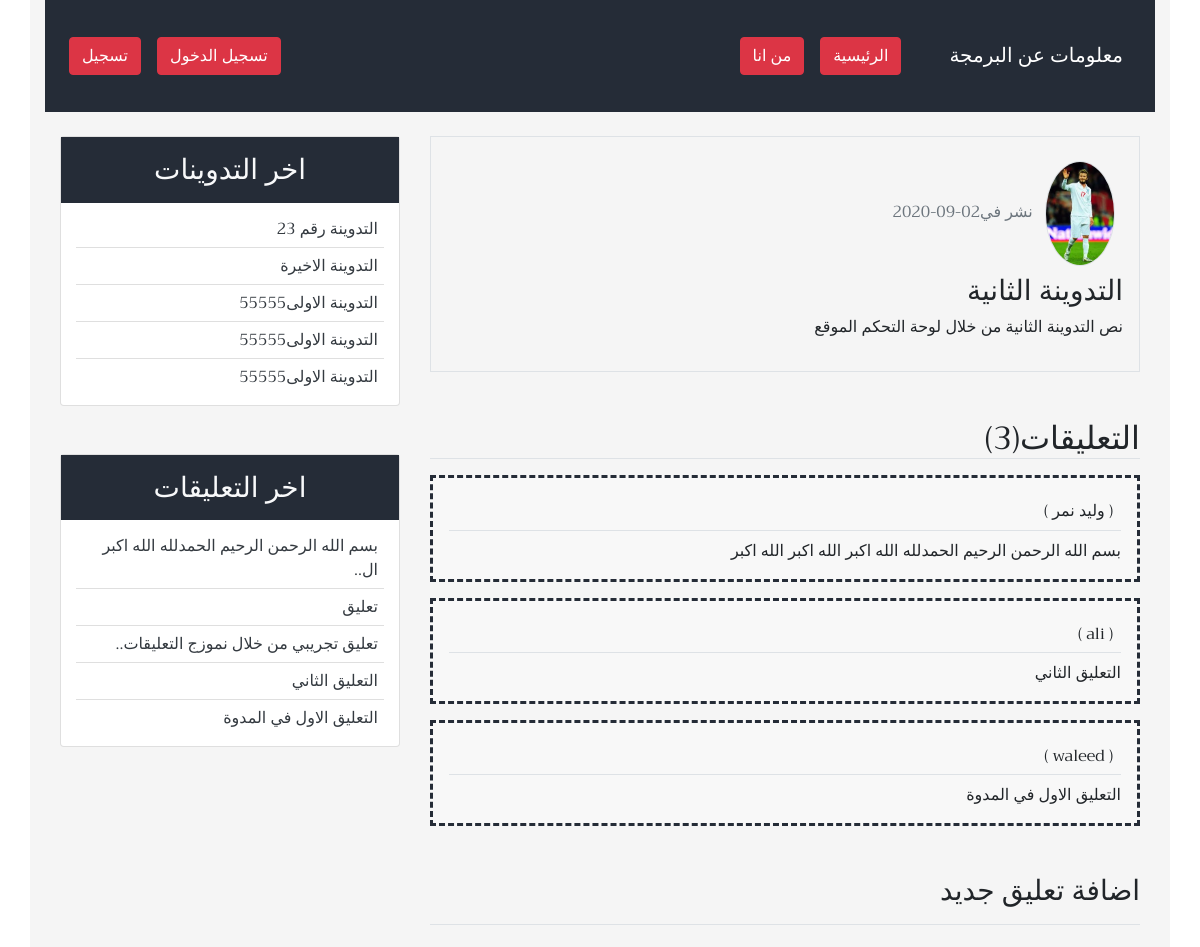
The page /detail/2/ (upper part) on the database as committed earlier.
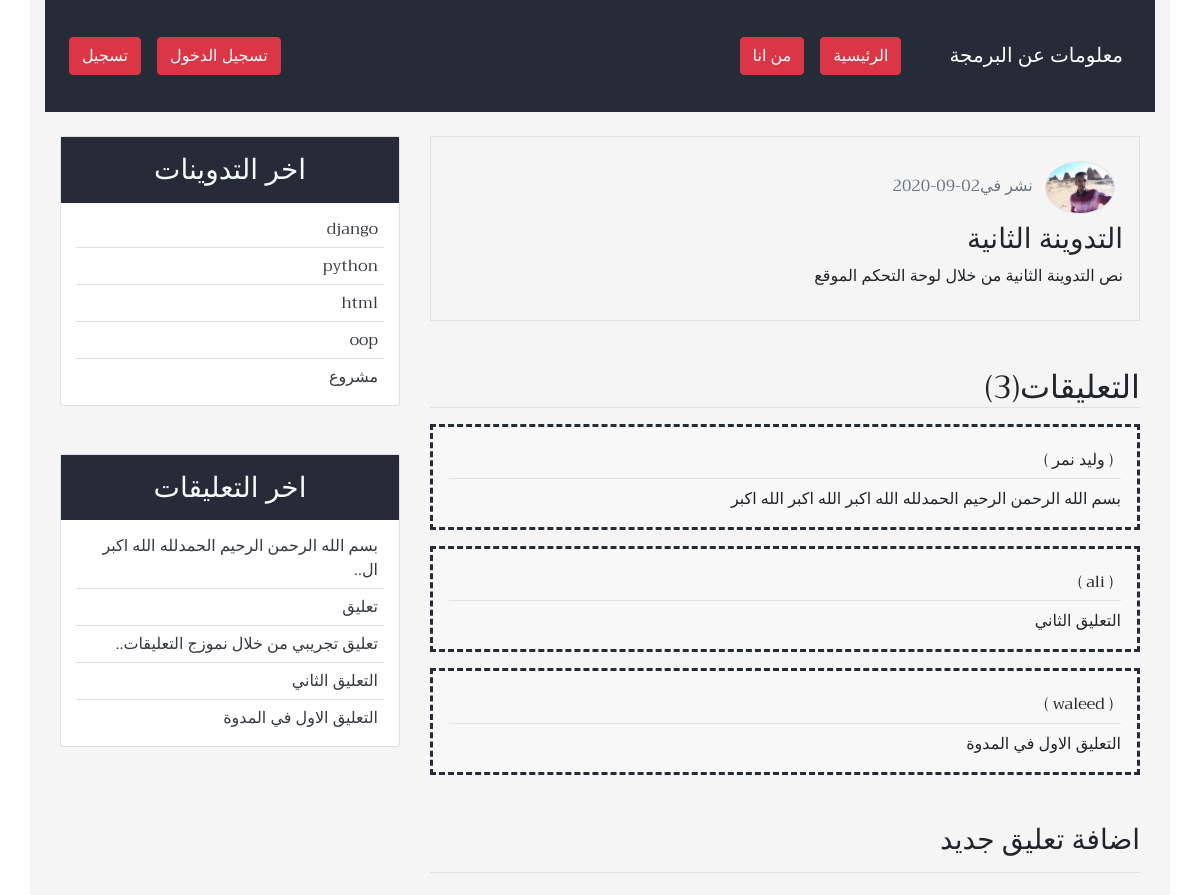
The same page on the database as committed later.
### blog/models.py (models this page shows, shortened)
class Post(models.Model):
    title =       models.CharField(max_length=100)
    content =     models.TextField()
    post_date =   models.DateTimeField(default=timezone.now)
    post_update = models.DateTimeField(auto_now=True)
    author =      models.ForeignKey(User, on_delete=models.CASCADE)
    def __str__(self):
        return self.title
    class Meta:
        ordering = ('-post_date',)

class Comment(models.Model):
    name = models.CharField(max_length=50, verbose_name='الاسم')
    email = models.EmailField(verbose_name='البريد الإلكتروني')
    body = models.TextField(verbose_name='التعليق')
    comment_data = models.DateTimeField(auto_now_add=True)
    active = models.BooleanField(default=False)
    post = models.ForeignKey(Post, on_delete=models.CASCADE, related_name='comments')
    class Meta:
        ordering = ('-comment_data',)

### user/models.py (models this page shows, shortened)
class Profile(models.Model):
    image = models.ImageField(default='default.jpg', upload_to='profile_pics')
    user = models.OneToOneField(User, on_delete=models.CASCADE)

### blog/views.py (the view)
# urls.py: path('detail/<int:post_id>/', views.post_detail, name='detail'),
def post_detail(request, post_id):
    post = get_object_or_404(Post, pk=post_id)
    comments = post.comments.filter(active=True)
    if request.method == 'POST':
        comment_form = NewComment(data=request.POST)
        if comment_form.is_valid():
            new_comment = comment_form.save(commit=False)
            new_comment.post = post
            new_comment.save()
            comment_form = NewComment()
    else:
         comment_form = NewComment()
    context = {
        'title':post,
        'post':post,
        'comments':comments,
        'comment_form':comment_form,
    }
    return render(request, 'blog/detail.html', context)

### blog/templatetags/post_tag.py (called while the page is built)
@register.inclusion_tag('blog/latest_posts.html')
def latest_posts():
    context = {
        'l_posts': Post.objects.all()[0:5],
    }
    return context

@register.inclusion_tag('blog/latest_comments.html')
def latest_comments():
    context = {
        'l_comments': Comment.objects.filter(active=True)[:5],
    }
    return context

### blog/templates/blog/detail.html (shortened to what this page needs)
{% extends 'blog/base.html' %}
{% block content %}
{% load crispy_forms_tags %}
<div class="border p-3 mb-3">
    <img  class="img-fluid rounded-circle border m-2" width="70px"
           src="{{post.author.profile.image.url}}"
           alt="صورة الناشر">
    <span class="text-secondary">نشر في{{post.post_date|date:'d-m-Y'}}</span>
    <h3>{{post.title}}</h3>
    <p>{{post.content}}</p>
</div>
<h2 class="border-bottom mt-5 mb-3">التعليقات({{comments.count}})</h2>
{% for comment in comments %}
<ul class="p-3 comment">
    <h6 class="border-bottom p-2">( {{comment.name}} ) </h6>
    {{comment.body}}
</ul>
{% empty %}
<h6 class="text-center p-4 comment">لايوجد تعليقات</h6>
{% endfor %}
<h3 class="border-bottom pb-3 mb-3 mt-5">اضافة تعليق جديد</h3>
{% endblock content %}

### blog/templates/blog/latest_posts.html
<ul class="list-group-flush  latest-post">
    {% for post in l_posts %}
    <li class="list-group-item  latest-post-item">
         <a class="text-dark" href="{% url 'detail' post.id %}">{{post.title}}</a>
    </li>
    {% endfor %}
</ul>

### blog/templates/blog/latest_comments.html
<ul class="list-group-flush  latest-comment">
    {% for comment in l_comments %}
    <li class="list-group-item  latest-comment-item">
        <a class="text-dark" href="{% url 'detail' comment.post.id %}">
            {%if comment.body|length > 25 %}
            {{comment.body|slice:'45'}}..
            {% else %}
            {{comment.body}}
            {% endif %}
        </a>
    </li>
    {% empty %}
    <li class="list-group-item latest-comment-item">لا يوجد تعليقات</li>
    {% endfor %}
</ul>

Rows that differ between the two databases and show on the page:
removed Post: title "التدوينة رقم 23"
removed Post: title "التدوينة الاخيرة"
removed Post: title "التدوينة الاولى55555"
removed Post: title "التدوينة الاولى55555"
removed Post: title "التدوينة الاولى55555"
changed through a linked row, Post "التدوينة الثانية": author.profile.image: a different picture
now on this page (row unchanged): Post: title "django"
now on this page (row unchanged): Post: title "python"
now on this page (row unchanged): Post: title "html"
now on this page (row unchanged): Post: title "oop"
now on this page (row unchanged): Post: title "مشروع"
